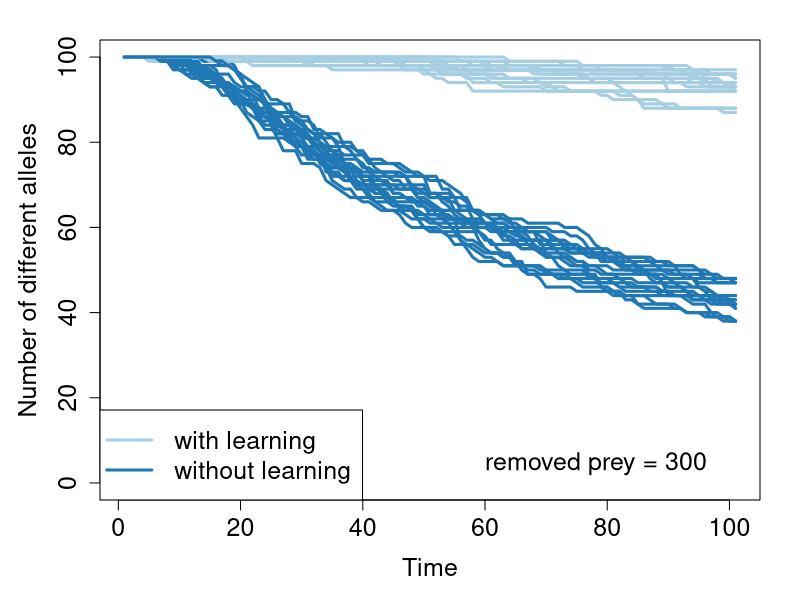

R code for this plot:
# working directory
setwd("c:/WORK/Research/Genetic drift and predation/")

############
# parameters
############
no_individuals <- 1000 # population size
init_no_alleles <- 100 # initial number of unique alleles
maxtime <- 101 # simulation time
no_remove <- 300 # number of individuals (prey) consumed each timestep
init_escape_prob <- 0.5 # initial probability of escaping predator attack
max_escape_prob <- 0.99 # maximum probability of escaping predator attack
rate_escape_prob <- 0.75 # proportional increase in escape probability (for learning; 0 for no learning)
no_simulations <- 20 # number of simulation runs

### with learning ###

#allelesbeg <- array(0, c(2*no_individuals, no_simulations))
#allelesend <- array(0, c(2*no_individuals, no_simulations))
no_diff_alleles <- array(0, c(no_simulations, maxtime))

for (s in 1:no_simulations) {
  show(s)
  
  alleles <- array(0, c(no_individuals, 2, maxtime))
  alleles[,1,1] <- sample(1:init_no_alleles, no_individuals, replace=T)
  alleles[,2,1] <- sample(1:init_no_alleles, no_individuals, replace=T)
  #allelesbeg[,s] <- c(alleles[,1,1], alleles[,2,1])
  no_diff_alleles[s,1] <- length(unique(c(alleles[,1,1], alleles[,2,1])))
  escape_prob <- array(init_escape_prob, c(no_individuals, maxtime))
  
  for (t in 2:maxtime) {

    # remove no_remove individuals: loop over attacks
    successful_attacks <- 0
    removed <- NULL
    escape_prob_temp <- escape_prob[,t-1]
    
    actualprey <- 1:no_individuals
    repeat {
      attack <- sample(actualprey, 1) # random choice of prey
      if (runif(1) >= escape_prob[attack,t-1]) { # successful predator attack
        successful_attacks <- successful_attacks + 1
        removed <- c(attack, removed)
        actualprey <- setdiff(actualprey, attack)
      } else { # unsuccessful predator attack: increase in prey escape probability with learning
        escape_prob_temp[attack] <- min(max_escape_prob,(1+rate_escape_prob)*escape_prob[attack,t-1])
        #escape_prob_temp[attack] <- escape_prob[attack,t-1] + rate_escape_prob*(max_escape_prob-escape_prob[attack,t-1]) 
      }
      if (successful_attacks >= no_remove) { break }
    }
    no_removed <- length(removed)
    no_staying <- length(actualprey)
    
    # no_staying individuals in actualprey reproduce and produce no_remove offspring, to keep population size constant
    alleles[,,t] <- alleles[,,t-1]
    dalleles <- array(0, c(2, no_remove))
    for (i in 1:no_removed) {
      mates <- sample(actualprey, 2, replace=F)
      if (runif(1) < 0.5) {
        dalleles[1,i] <- alleles[mates[1],1,t-1]
      }
      else {
        dalleles[1,i] <- alleles[mates[2],1,t-1]
      }        
      if (runif(1) < 0.5) {
        dalleles[2,i] <- alleles[mates[1],2,t-1]
      }
      else {
        dalleles[2,i] <- alleles[mates[2],2,t-1]
      }
      jj <- removed[i]
      alleles[jj,1,t] <- dalleles[1,i] # inheritance
      alleles[jj,2,t] <- dalleles[2,i] # inheritance
      escape_prob_temp[jj] <- init_escape_prob
    }

    escape_prob[,t] <- escape_prob_temp 
    #escape_prob[removed,t] <- rep(init_escape_prob, no_removed) # new individuals have no escape experience

    # calculate number of unique alleles
    no_diff_alleles[s,t] <- length(unique(c(alleles[,1,t], alleles[,2,t])))

  } # loop over t
  #allelesend[,s] <- c(alleles[,1,maxtime], alleles[,2,maxtime])
  
} # loop over s

### without learning ###

#allelesbeg2 <- array(0, c(2*no_individuals, no_simulations))
#allelesend2 <- array(0, c(2*no_individuals, no_simulations))
no_diff_alleles2 <- array(0, c(no_simulations, maxtime))

for (s in 1:no_simulations) {
  show(s)
  
  alleles2 <- array(0, c(no_individuals, 2, maxtime))
  alleles2[,1,1] <- sample(1:init_no_alleles, no_individuals, replace=T)
  alleles2[,2,1] <- sample(1:init_no_alleles, no_individuals, replace=T)
  #allelesbeg2[,s] <- c(alleles[,1,1], alleles[,2,1])
  no_diff_alleles2[s,1] <- length(unique(c(alleles2[,1,1], alleles2[,2,1])))
  escape_prob2 <- array(init_escape_prob, c(no_individuals, maxtime))
  
  for (t in 2:maxtime) {
    # remove no_remove individuals: loop over attacks
    successful_attacks <- 0
    removed2 <- NULL
    escape_prob_temp2 <- escape_prob2[,t-1]
    
    actualprey2 <- 1:no_individuals
    repeat {
      attack <- sample(actualprey2, 1) # random choice of prey
      if (runif(1) >= escape_prob2[attack,t-1]) { # successful predator attack
        successful_attacks <- successful_attacks + 1
        removed2 <- c(attack, removed2)
        actualprey2 <- setdiff(actualprey2, attack)
      } 
      if (successful_attacks >= no_remove) { break }
    }
    no_removed <- length(removed2)
    no_staying <- length(actualprey2)
    
    # no_staying actualptey2 individuals reproduce and produce no_remove offspring, to keep population size constant
    alleles2[,,t] <- alleles2[,,t-1]
    dalleles <- array(0, c(2, no_remove))
    for (i in 1:no_removed) {
      mates <- sample(actualprey2, 2, replace=F)
      if (runif(1) < 0.5) {
        dalleles[1,i] <- alleles2[mates[1],1,t-1]
      }
      else {
        dalleles[1,i] <- alleles2[mates[2],1,t-1]
      }        
      if (runif(1) < 0.5) {
        dalleles[2,i] <- alleles2[mates[1],2,t-1]
      }
      else {
        dalleles[2,i] <- alleles2[mates[2],2,t-1]
      }        
      jj <- removed2[i]
      alleles2[jj,1,t] <- dalleles[1,i] # inheritance
      alleles2[jj,2,t] <- dalleles[2,i] # inheritance
      escape_prob_temp2[jj] <- init_escape_prob
    }

    # calculate number of unique alleles
    no_diff_alleles2[s,t] <- length(unique(c(alleles2[,1,t], alleles2[,2,t])))

  } # loop over t
  #allelesend2[,s] <- c(alleles[,1,maxtime], alleles[,2,maxtime])

} # loop over s

library("RColorBrewer")
col = brewer.pal(n = 3, name = "Paired")

ccex <- 1.5
ccex2 <- 1.5

suffix <- "_300rem_075esc_099max_default_20sim_noaging_accelerating";
sfile1 <- paste("diploid",suffix,".png",sep="")

png(file=sfile1,width=7.5,height=6,units="in",res=600)
par(mar=c(5,5,2,2))
xmax <- maxtime
ymax <- init_no_alleles
plot(1:maxtime, no_diff_alleles[1,], type = 'l', lwd = 3, col = col[1], xlab = 'Time', ylab = 'Number of different alleles', cex.axis = ccex, cex.lab = ccex, xlim = c(1, xmax), ylim = c(0, ymax))
lines(1:maxtime, no_diff_alleles2[1,], type = 'l', lwd = 3, col = col[2])
legend('bottomleft', c('with learning', 'without learning'), lty = 1, pch = -1, bty = 'o', lwd = 3, cex = ccex2, col = col)
for (s in 2:no_simulations) {
  lines(1:maxtime, no_diff_alleles[s,], type = 'l', lwd = 3, col = col[1])
  lines(1:maxtime, no_diff_alleles2[s,], type = 'l', lwd = 3, col = col[2])
}
text(60,3,'removed prey = 300', adj = c(0,0), cex = 1.5)

dev.off()

# #png("hist.png", width=800, height=600)
# par(mfrow=c(2,2))
# ss <- 10
# hist(allelesbeg[,ss], main="With learning: t=0", xlab="Allele number")
# hist(allelesend[,ss], main="With learning: t=100", xlab="Allele number")
# hist(allelesbeg2[,ss], main="Without learning: t=0", xlab="Allele number")
# hist(allelesend2[,ss], main="Without learning: t=100", xlab="Allele number")
# par(mfrow=c(1,1))
# #dev.off()

